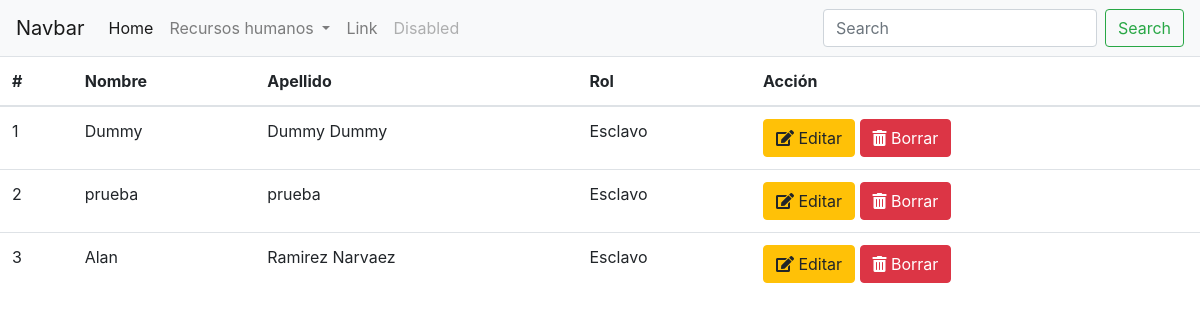
Before: /RH/ with the older database file.
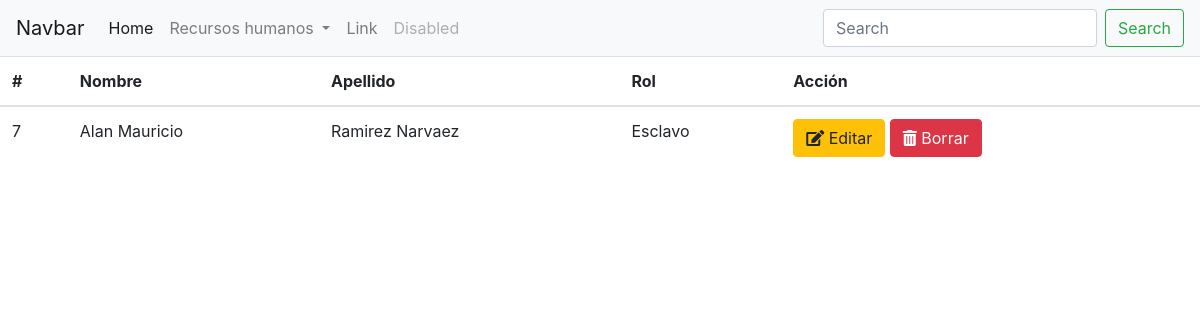
After: the same page with the newer database file.
### RH/models.py (models this page shows)
class Empleado(models.Model):
	nombre=models.CharField(max_length=120)
	apellido_paterno=models.CharField(max_length=120)
	apellido_materno=models.CharField(max_length=120,blank=True,null=True)
	fecha_de_nacimiento=models.DateTimeField(blank=True,null=True)
	fecha_de_alta=models.DateTimeField(default=timezone.now)
	rol=models.ForeignKey(Rol,on_delete=models.CASCADE)
	usuario=models.ForeignKey('auth.User',on_delete=models.CASCADE)

class Rol(models.Model):
	nombre=models.CharField(max_length=120)
	descripcion=models.TextField()

### RH/views.py (the view)
# urls.py: path('',views.empleados_index,name='empleados_index'),
def empleados_index(request):
	empleados=Empleado.objects.all()
	return render(request,'RH/empleados_index.html',{'empleados':empleados})

### RH/templates/RH/empleados_index.html
{% extends "base.html" %}
{% block content %}
	<table class="table">
	  <thead>
	    <tr>
	      <th scope="col">#</th>
	      <th scope="col">Nombre</th>
	      <th scope="col">Apellido</th>
	      <th scope="col">Rol</th>
	      <th scope="col">Acción</th>
	    </tr>
	  </thead>
	  <tbody>
	  	{% for empleado in empleados %}
		    <tr>
		      <td>{{empleado.pk}}</td>
		      <td>{{empleado.nombre}}</td>
		      <td>{{empleado.apellido_paterno}} {% firstof empleado.apellido_materno ''%}</td>
		      <td>{{empleado.rol.nombre}}</td>
		      <td>
		      	<a class="btn btn-warning" href="{% url 'empleados_edit' pk=empleado.pk %}" role="button"><i class="fas fa-edit"></i> Editar</a>
		      	<a class="btn btn-danger" href="{%url 'empleados_delete' pk=empleado.pk%}" role="button"><i class="fas fa-trash-alt"></i> Borrar</a>
		      </td>
		    </tr>
		{% endfor %}
	  </tbody>
	</table>
{% endblock content %}

### templates/base.html (shortened to what this page needs)
<!DOCTYPE html>
<html>
<head>
	<link rel="stylesheet" href="https://maxcdn.bootstrapcdn.com/bootstrap/4.0.0/css/bootstrap.min.css">
	<link rel="stylesheet" href="https://use.fontawesome.com/releases/v5.6.1/css/all.css"
>
</head>
<body>
	{% include "nav.html" %}
	{% block content %}
	{% endblock content %}
</body>
</html>

### templates/nav.html (shortened to what this page needs)
<nav class="navbar navbar-expand-lg navbar-light bg-light">
  <a class="navbar-brand" href="#">Navbar</a>
  <div class="collapse navbar-collapse" id="navbarSupportedContent">
    <ul class="navbar-nav mr-auto">
      <li class="nav-item active">
        <a class="nav-link" href="{% url 'home' %}">Home </a>
      </li>
       <li class="nav-item dropdown">
        <a class="nav-link dropdown-toggle" href="#" id="navbarDropdown" role="button" data-toggle="dropdown" aria-haspopup="true" aria-expanded="false">
          Recursos humanos
        </a>
      </li>
      <li class="nav-item">
        <a class="nav-link" href="#">Link</a>
      </li>
      <li class="nav-item">
        <a class="nav-link disabled" href="#">Disabled</a>
      </li>
    </ul>
    <form class="form-inline my-2 my-lg-0">
      <input class="form-control mr-sm-2" type="search" placeholder="Search" aria-label="Search">
      <button class="btn btn-outline-success my-2 my-sm-0" type="submit">Search</button>
    </form>
  </div>
</nav>

Changed rows visible on the page:
removed Empleado: pk "1", nombre "Dummy", apellido_paterno "Dummy", apellido_materno "Dummy", rol.nombre "Esclavo"
removed Empleado: pk "2", nombre "prueba", apellido_paterno "prueba", rol.nombre "Esclavo"
removed Empleado: pk "3", nombre "Alan", apellido_paterno "Ramirez", apellido_materno "Narvaez", rol.nombre "Esclavo"
added Empleado: pk "7", nombre "Alan Mauricio", apellido_paterno "Ramirez", apellido_materno "Narvaez", rol.nombre "Esclavo"
